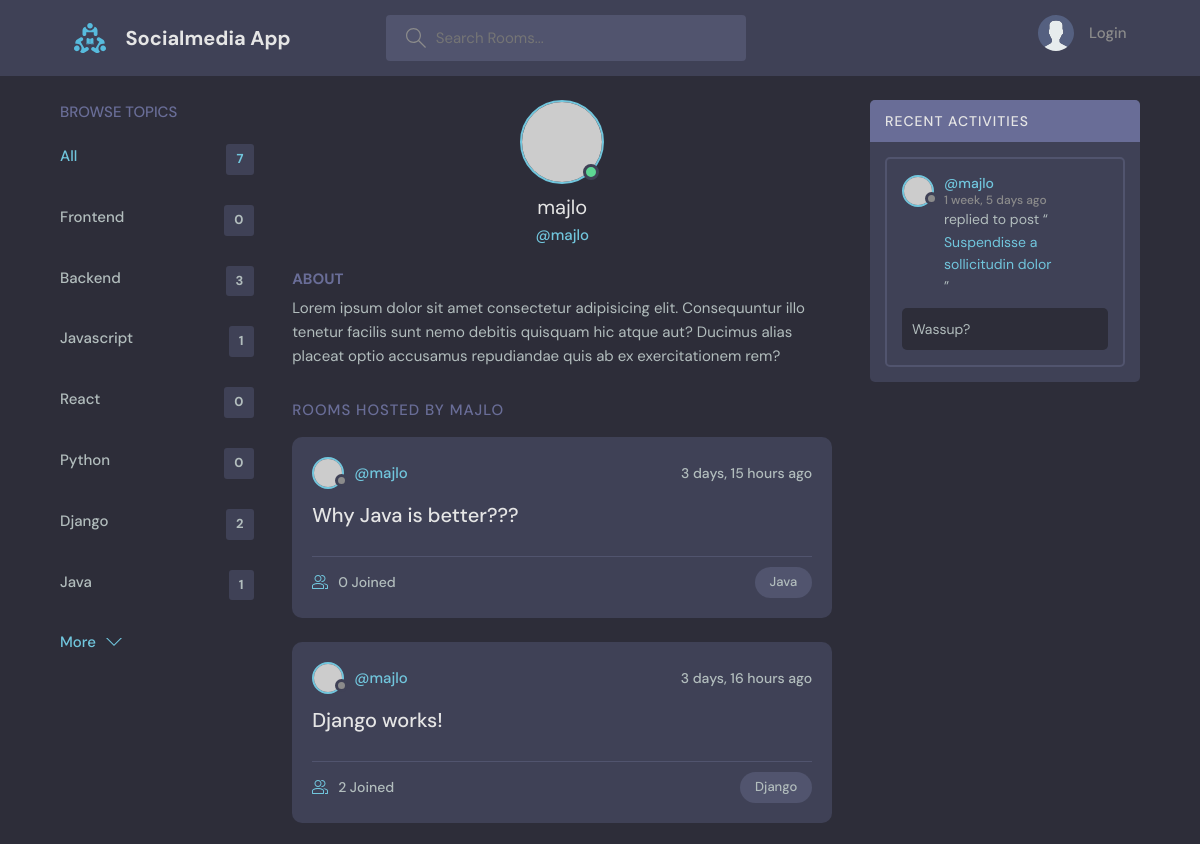
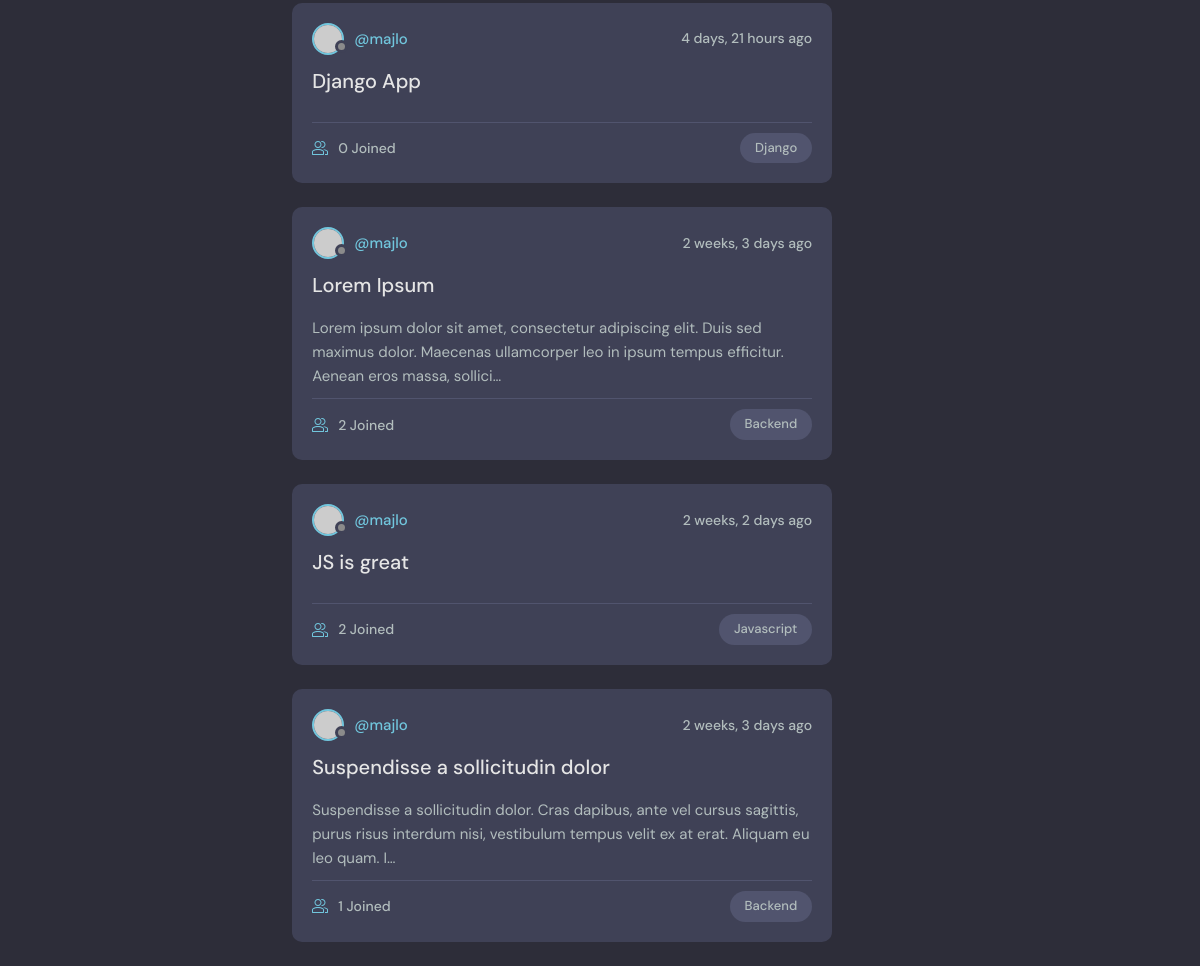
The app's page /profile/1 with its own data (2 pictures, top to bottom).
### base/models.py (models this page shows, shortened)
class Topic(models.Model):
    name = models.CharField(max_length=200)

class Room(models.Model):
    host = models.ForeignKey(User, null=True, on_delete=models.SET_NULL)
    topic = models.ForeignKey(Topic, null=True, on_delete=models.SET_NULL)
    name = models.CharField(max_length=200)
    description = models.TextField(null=True, blank=True)
    participants = models.ManyToManyField(User, related_name="participants", blank=True)
    updated = models.DateTimeField(auto_now=True)
    created = models.DateTimeField(auto_now_add=True)
    class Meta:
        ordering = ['-updated', '-created']
    def __str__(self):
        return self.name

class Message(models.Model):
    user = models.ForeignKey(User, on_delete=models.CASCADE)
    room = models.ForeignKey(Room, null=True, on_delete=models.CASCADE)
    body = models.TextField()
    updated = models.DateTimeField(auto_now=True)
    created = models.DateTimeField(auto_now_add=True)
    class Meta:
        ordering = ['-updated', '-created']

### base/views.py (the view)
# urls.py: path('profile/<str:pk>', views.userProfile, name='user-profile'),
def userProfile(request, pk):
    user = User.objects.get(id=pk)
    rooms = user.room_set.all()
    room_messages = user.message_set.all()
    topics = Topic.objects.all()
    context = { 'user':user, 'rooms':rooms, 'room_messages':room_messages, 'topics':topics }
    return render(request, 'base/profile.html', context)

### base/templates/base/profile.html (shortened to what this page needs)
{% extends 'main.html' %}
{% block content %}
  <main class="profile-page layout layout--3">
    <div class="container">
      {% include 'base/topics_component.html' %}
      <div class="roomList">
        <div class="profile">
          <div class="profile__avatar">
            <div class="avatar avatar--large active">
              <img src="https://randomuser.me/api/portraits/men/11.jpg" />
            </div>
          </div>
          <div class="profile__info">
            <h3>{{ user.username }}</h3>
            <p>@{{ user.username }}</p>
          </div>
          <div class="profile__about">
            <h3>About</h3>
            <p>
              Lorem ipsum dolor sit amet consectetur adipisicing elit. Consequuntur illo tenetur
              facilis sunt nemo debitis quisquam hic atque aut? Ducimus alias placeat optio
              accusamus repudiandae quis ab ex exercitationem rem?
            </p>
          </div>
        </div>
        <div class="roomList__header">
          <div>
            <h2>Rooms Hosted by {{ user.username }}</a>
            </h2>
          </div>
        </div>
        {% include 'base/feed_component.html' %}
      </div>
      {% include 'base/activity_component.html' %}
    </div>
  </main>
{% endblock %}

### base/templates/base/topics_component.html
<div class="topics">
    <div class="topics__header">
        <h2>Browse Topics</h2>
    </div>
    <ul class="topics__list">
        <li>
            <a href="{% url 'home' %}" class="active">All <span>{{topics.count}}</span></a>
        </li>
        {% for topic in topics %}
            <li>
                <a href="{% url 'home' %}?q={{topic.name}}">{{ topic.name }} <span>{{topic.room_set.all.count}}</span></a>
            </li>
        {% endfor %}
    </ul>
    <a class="btn btn--link" href="{% url 'topics' %}">
        More
        <svg version="1.1" xmlns="http://www.w3.org/2000/svg" width="32" height="32" viewBox="0 0 32 32">
            <title>chevron-down</title>
            <path d="M16 21l-13-13h-3l16 16 16-16h-3l-13 13z"></path>
        </svg>
    </a>
</div>

### base/templates/base/feed_component.html (shortened to what this page needs)
{% for room in rooms %}
        <div class="roomListRoom">
            <div class="roomListRoom__header">
                <a href="{% url 'user-profile' room.host.id %}" class="roomListRoom__author">
                    <div class="avatar avatar--small">
                        <img src="https://randomuser.me/api/portraits/women/11.jpg" />
                    </div>
                    <span>@{{room.host.username}}</span>
                </a>
                <div class="roomListRoom__actions">
                    <span>{{room.created|timesince}} ago</span>
                </div>
            </div>
            <div class="roomListRoom__content">
                <a href="{% url 'room' room.id %}">{{room.name}}</a>
                {% if room.description != null and room.description|length > 160 %}
                    <p>
                        {{room.description | truncatechars:160}}
                    </p>
                {% endif %}
            </div>
            <div class="roomListRoom__meta">
                <a href="{% url 'room' room.id %}" class="roomListRoom__joined">
                    {{room.participants.all.count}} Joined
                </a>
                <p class="roomListRoom__topic">{{room.topic.name}}</p>
            </div>
        </div>
{% endfor %}

### base/templates/base/activity_component.html (shortened to what this page needs)
<div class="activities">
    <div class="activities__header">
      <h2>Recent Activities</h2>
    </div>
    {% for message in room_messages %}
        <div class="activities__box">
            <div class="activities__boxHeader roomListRoom__header">
                <a href="{% url 'user-profile' message.user.id %}" class="roomListRoom__author">
                    <div class="avatar avatar--small">
                        <img src="https://randomuser.me/api/portraits/women/11.jpg" />
                    </div>
                    <p>
                        @{{message.user.username}}
                        <span>{{ message.created|timesince}} ago</span>
                    </p>
                </a>
            </div>
            <div class="activities__boxContent">
                <p>replied to post “<a href="{% url 'room' message.room.id %}">{{ message.room }}</a>”</p>
                <div class="activities__boxRoomContent">
                    {{ message.body }}
                </div>
            </div>
        </div>
    {% endfor %}
</div>

### records on screen
Topic: name "Frontend", room_set.all.count "0"
Topic: name "Backend", room_set.all.count "3"
Topic: name "Javascript", room_set.all.count "1"
Topic: name "React", room_set.all.count "0"
Topic: name "Python", room_set.all.count "0"
Topic: name "Django", room_set.all.count "2"
Topic: name "Java", room_set.all.count "1"
Room: host.username "majlo", created "3 days, 15 hours", name "Why Java is better???", participants.all.count "0", topic.name "Java"
Room: host.username "majlo", created "3 days, 16 hours", name "Django works!", participants.all.count "2", topic.name "Django"
Room: host.username "majlo", created "4 days, 21 hours", name "Django App", participants.all.count "0", topic.name "Django"
Room: host.username "majlo", created "2 weeks, 3 days", name "Lorem Ipsum", description "Lorem ipsum dolor sit amet, consectetur adipiscing elit. Duis sed maximus dolor. Maecenas ullamcorper leo in ipsum tempus efficitur. Aenean eros massa, sollici…", participants.all.count "2", topic.name "Backend"
Room: host.username "majlo", created "2 weeks, 2 days", name "JS is great", participants.all.count "2", topic.name "Javascript"
Room: host.username "majlo", created "2 weeks, 3 days", name "Suspendisse a sollicitudin dolor", description "Suspendisse a sollicitudin dolor. Cras dapibus, ante vel cursus sagittis, purus risus interdum nisi, vestibulum tempus velit ex at erat. Aliquam eu leo quam. I…", participants.all.count "1", topic.name "Backend"
Message: user.username "majlo", created "1 week, 5 days", room "Suspendisse a sollicitudin dolor", body "Wassup?"

### other values on screen
{{ topics.count }} "7"
{{ user.username }} "majlo"
{{ user.username }} "MAJLO"
